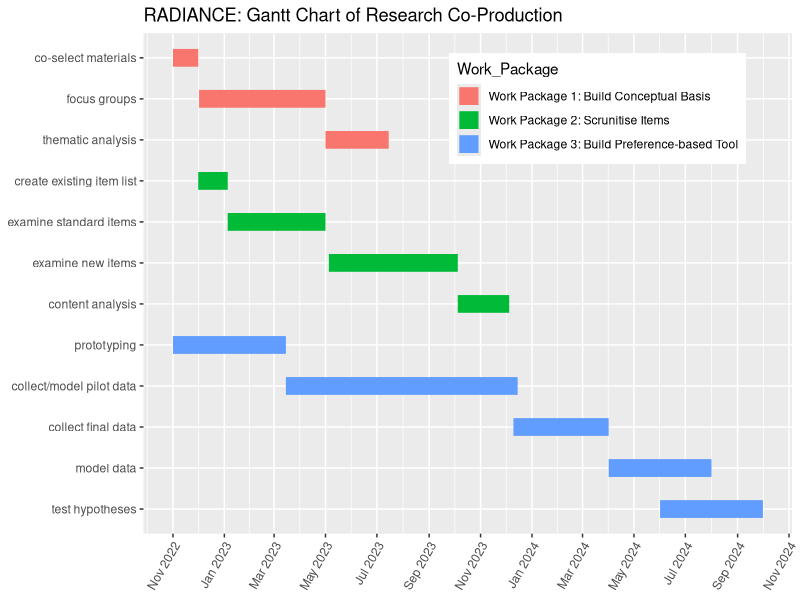
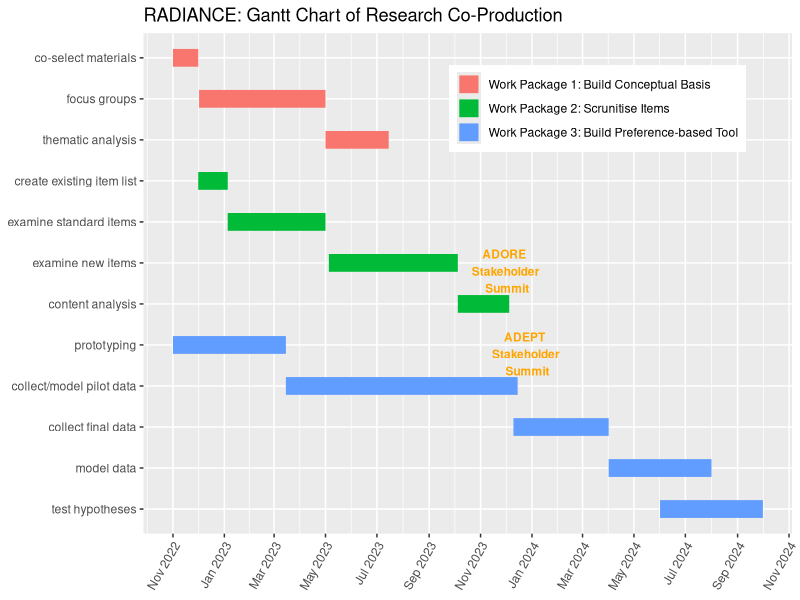

The R script that drew these images, in order:
# gant chart
library(reshape2)
library(ggplot2)



milestones <- c( 

"co-select materials",  
"focus groups", 
"thematic analysis",  


"create existing item list", 
"examine standard items", 
"examine new items",  
"content analysis", 


"prototyping",  
"collect/model pilot data",  
"collect final data",  
"model data",  
"test hypotheses") 


df_gantt <- data.frame(
         name = factor(milestones, levels = milestones),
  start.date = as.Date(c(
     "2022-11-01", "2022-12-02","2023-05-01","2022-12-01" , "2023-01-05", "2023-05-05", 
    "2023-10-05", "2022-11-01", "2023-03-15", "2023-12-10", "2024-04-01", "2024-6-01" 
  )),
  end.date    = as.Date(c("2022-12-01",  "2023-05-01", "2023-07-15", "2023-01-05",
                          "2023-05-01", "2023-10-05",  "2023-12-05", "2023-03-15", "2023-12-15","2024-04-01",
                           "2024-08-01","2024-10-01"
                          )),
  phases = c(rep("Work Package 1: Build Conceptual Basis", 3), rep("Work Package 2: Scrunitise Items", 4), rep("Work Package 3: Build Preference-based Tool", 5))
)

df_gantt <- melt(df_gantt, measure.vars = c("start.date", "end.date"))

colnames(df_gantt) <- c("name", "Work_Package", "beginning_end", "value") # change name



gantt_chart <- ggplot(df_gantt, aes(value, forcats::fct_rev(name), colour = Work_Package)) + 
  geom_line(size = 6) +
  xlab(NULL) + 
  ylab(NULL) +
  ggtitle("RADIANCE: Gantt Chart of Research Co-Production") +
  theme(axis.title.y = element_text((size = 1)))
  



gant_chart <- gantt_chart + scale_x_date(date_breaks = "2 month", date_labels =  "%b %Y") + theme(axis.text.x=element_text(angle=60, hjust=1)) + theme(legend.position=c(0.7, 0.85))
gant_chart

#annotation <- data.frame(
 # x = c(2023-12-05,4.5),
 # y = c(20,25),
#  label = c("label 1", "label 2")
#)

# Add text
annotation <- data.frame(
  x = c(as.Date("2023-12-01"),as.Date("2023-12-25")),
  y = c(6.8,4.78),
  label = c("ADORE \n Stakeholder \n Summit", "ADEPT \n Stakeholder \n Summit")
)

gant_chart <- gant_chart + geom_text(data = annotation, aes( x=x, y=y, label=label),                 , 
                       color="orange", 
                       size=3 , angle=0, fontface="bold" )

gant_chart   + theme(legend.title = element_blank())
